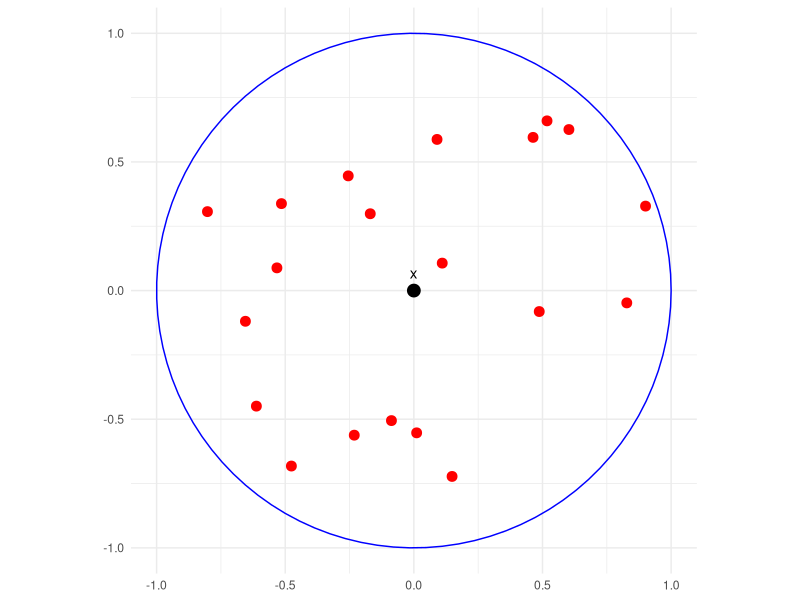

Recreate this plot in R.
## ---- chunk 1
# Load necessary library
library(ggplot2)
set.seed(10000)

# Function to generate random points uniformly in a circle
generate_uniform_points_in_circle <- function(n, r = 1) {
  theta <- runif(n, 0, 2 * pi)  # Random angles
  rho <- sqrt(runif(n, 0, 1)) * r  # Random radii adjusted for uniform distribution
  x <- rho * cos(theta)
  y <- rho * sin(theta)
  return(data.frame(x = x, y = y))
}

# Circle drawing data
circle <- data.frame(
  x = cos(seq(0, 2 * pi, length.out = 100)),
  y = sin(seq(0, 2 * pi, length.out = 100))
)

# Generate 10 uniformly distributed points
points <- generate_uniform_points_in_circle(20)

# Plot circle and points
ggplot() +
  geom_path(data = circle, aes(x = x, y = y), color = "blue") +  # Circle
  geom_point(data = points, aes(x = x, y = y), color = "red", size = 3) +  # Points
  geom_point(aes(x = 0, y = 0), color = "black", size = 4) +  # Point at center
  geom_text(aes(x = 0, y = 0, label = "x"), vjust = -1, color = "black") +  # Label at center
  coord_equal() +
  theme_minimal() + 
  labs(x = NULL, y = NULL)
